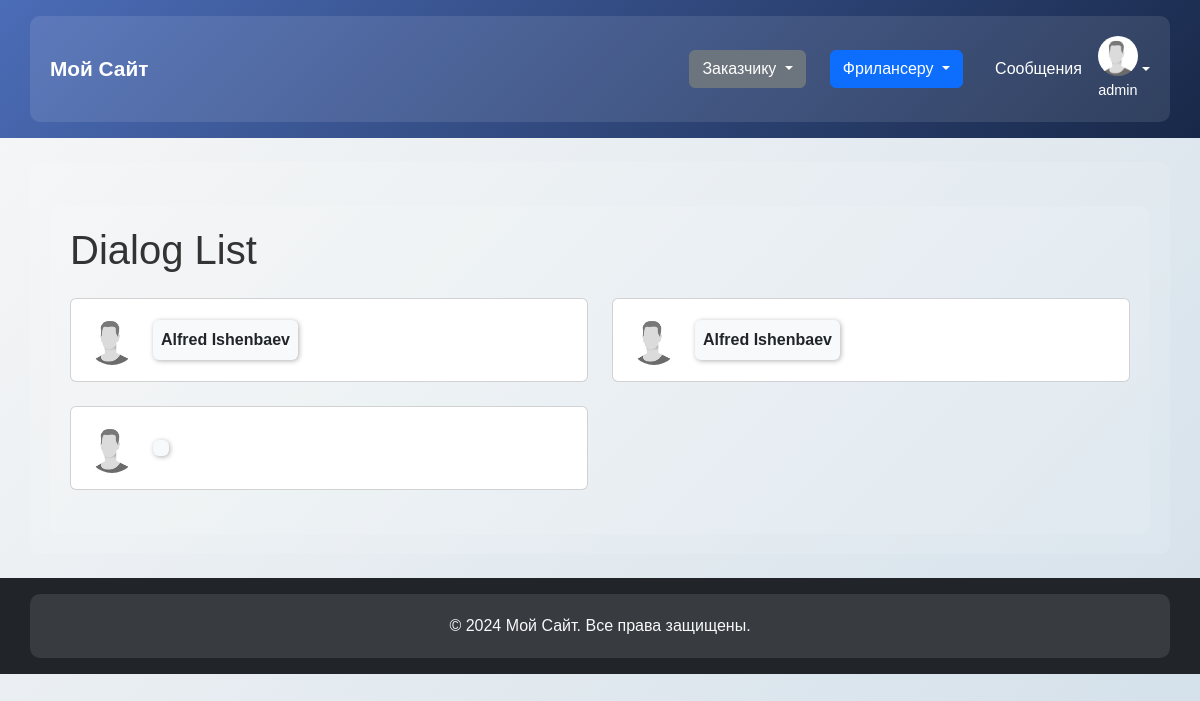
Page /dialog/list/ (signed in) on the committed database.
### MySite/models.py (models this page shows, shortened)
class CustomUser(AbstractUser):
    ROLE_CHOICES = (
        ('customer', 'Customer'),
        ('executor', 'Executor'),
    )
    role = models.CharField(max_length=10, choices=ROLE_CHOICES, default='customer')
    user_permissions = models.ManyToManyField(
        'auth.Permission',
        related_name='customuser_permissions',  # Устанавливаем уникальное имя для связи
        blank=True
    )
    groups = models.ManyToManyField(
        'auth.Group',
        related_name='customuser_groups',  # Уникальное имя для связи
        blank=True
    )

class Chat(models.Model):
    task = models.ForeignKey(Task, on_delete=models.CASCADE, related_name="task_chats", help_text="Chat for this task")
    customer = models.ForeignKey(CustomUser, on_delete=models.CASCADE, related_name='customer_chats')
    executor = models.ForeignKey(CustomUser, on_delete=models.CASCADE, related_name='executor_chats')
    created_date = models.DateTimeField(auto_now_add=True)
    is_active = models.BooleanField(default=True, help_text="Is the chat open?")

### MySite/views.py (the view)
# urls.py: path('dialog/list/', dialog_list, name='dialog_list'),
@login_required
def dialog_list(request):
    chats = Chat.objects.filter(Q(customer=request.user) | Q(executor=request.user))[:20]
    if request.user.role == 'executor':
        role = 'executor'
    else:
        role = 'customer'
    return render(request, 'mysite/dialog_list.html', {'chats': chats, 'role': role})

### templates/mysite/dialog_list.html (shortened to what this page needs)
{% extends "mysite/base.html" %}
{% load static %}
{% block content %}
<div class="container mt-4">
    <h1 class="mb-4">Dialog List</h1>
    <div class="row">
        {% if role == 'executor' %}
        {% for chat in chats %}
        <div class="col-md-6 mb-4">
            <div class="card">
                <div class="card-body d-flex align-items-center">
                    <img src="{% static 'images/avatar.png' %}" class="rounded-circle me-3" alt="Avatar" width="50"
                         height="50">
                    <div>
                        <a href="{% url 'mysite:dialog_view' chat.id %}">
                            <p class="mb-0 fw-bold text-dark bg-light p-2 rounded"
                               style="box-shadow: 1px 1px 5px rgba(0, 0, 0, 0.3);">{{ chat.executor.first_name }}
                                {{ chat.executor.last_name }}</p>
                        </a>
                    </div>
                </div>
            </div>
        </div>
        {% empty %}
        <div class="col-12 text-center">
            <h2 class="text-muted">Пока диалогов нету</h2>
        </div>
        {% endfor %}
        {% else %}
        {% for chat in chats %}
        <div class="col-md-6 mb-4">
            <div class="card">
                <div class="card-body d-flex align-items-center">
                    <img src="{% static 'images/avatar.png' %}" class="rounded-circle me-3" alt="Avatar" width="50"
                         height="50">
                    <div>
                        <a href="{% url 'mysite:dialog_view' chat.id %}">
                            <p class="mb-0 fw-bold text-dark bg-light p-2 rounded"
                               style="box-shadow: 1px 1px 5px rgba(0, 0, 0, 0.3);">{{ chat.executor.first_name }}
                                {{ chat.executor.last_name }}</p>
                        </a>
                    </div>
                </div>
            </div>
        </div>
        {% empty %}
        <div class="col-12 text-center">
            <h2 class="text-muted">Пока диалогов нету</h2>
        </div>
        {% endfor %}
        {% endif %}
    </div>
</div>
{% endblock %}

### templates/mysite/base.html (shortened to what this page needs)
<!DOCTYPE html>
<html lang="en">
<head>
    <link href="https://stackpath.bootstrapcdn.com/bootstrap/5.3.0/css/bootstrap.min.css" rel="stylesheet">
    <link
            href="https://cdn.jsdelivr.net/npm/bootstrap@5.3.0/dist/css/bootstrap.min.css"
            rel="stylesheet">
    {% load static %}
</head>
<body>
{% block header %}
<header class="py-3" style="background: linear-gradient(135deg, #4b6cb7 0%, #182848 100%);">
    <div class="container">
        <nav class="navbar navbar-expand-lg p-0">
            <div class="container-fluid p-0">
                <a class="navbar-brand text-white fw-bold" href="/" style="font-size: 1.3rem;">Мой Сайт</a>
                <div class="d-flex ms-auto align-items-center gap-3">
                    <div class="dropdown me-2">
                        <button
                                class="btn btn-secondary dropdown-toggle"
                                type="button"
                                id="customerDropdown"
                                data-bs-toggle="dropdown"
                                aria-expanded="false"
                                style="font-size: 1rem;">
                            Заказчику
                        </button>
                    </div>
                    <div class="dropdown me-2">
                        <button
                                class="btn btn-primary dropdown-toggle"
                                type="button"
                                id="freelancerDropdown"
                                data-bs-toggle="dropdown"
                                aria-expanded="false"
                                style="font-size: 1rem;">
                            Фрилансеру
                        </button>
                    </div>
                    {% if request.user.is_authenticated %}
                    <a href="{% url 'mysite:dialog_list' %}" class="text-white text-decoration-none d-flex align-items-center gap-2" style="font-size: 1rem;">
                         Сообщения
                    </a>
                    <div class="dropdown">
                        <a
                                href="{% url 'mysite:profile' request.user.username %}"
                                class="d-flex align-items-center text-decoration-none dropdown-toggle"
                                id="profileDropdown"
                                data-bs-toggle="dropdown"
                                aria-expanded="false">
                            <div class="text-center">
                                <img
                                        src="{% static 'images/avatar.png' %}"
                                        alt="Фото профиля"
                                        class="rounded-circle"
                                        width="40"
                                        height="40">
                                <p class="mt-1 mb-0" style="font-size: 0.9rem;">{{ request.user.username }}</p>
                            </div>
                        </a>
                    </div>
                    {% else %}
                    <a class="text-white text-decoration-none d-flex align-items-center" href="/login"
                       style="font-size: 1rem;">
                        Вход
                    </a>
                    {% endif %}
                </div>
            </div>
        </nav>
    </div>
</header>
{% endblock %}
<main class="container my-4">
    {% block content %}{% endblock %}
</main>
<footer class="bg-dark text-center text-light py-3">
    <div class="container text-center">
        © 2024 Мой Сайт. Все права защищены.
    </div>
</footer>
</body>
</html>

### templates/mysite/base.html (style rules this page uses)
body { background: linear-gradient(135deg, #f7f7f7 0%, #d3e0ea 100%); color: #333; min-height: 100vh; font-family: 'Arial', sans-serif;; }
.container { background: rgba(255, 255, 255, 0.1); padding: 20px; border-radius: 10px; }
a { color: #fff; }

### rows in the picture
CustomUser: user.username "admin"
Chat: executor.first_name "Alfred", executor.last_name "Ishenbaev"
Chat: executor.first_name "Alfred", executor.last_name "Ishenbaev"
